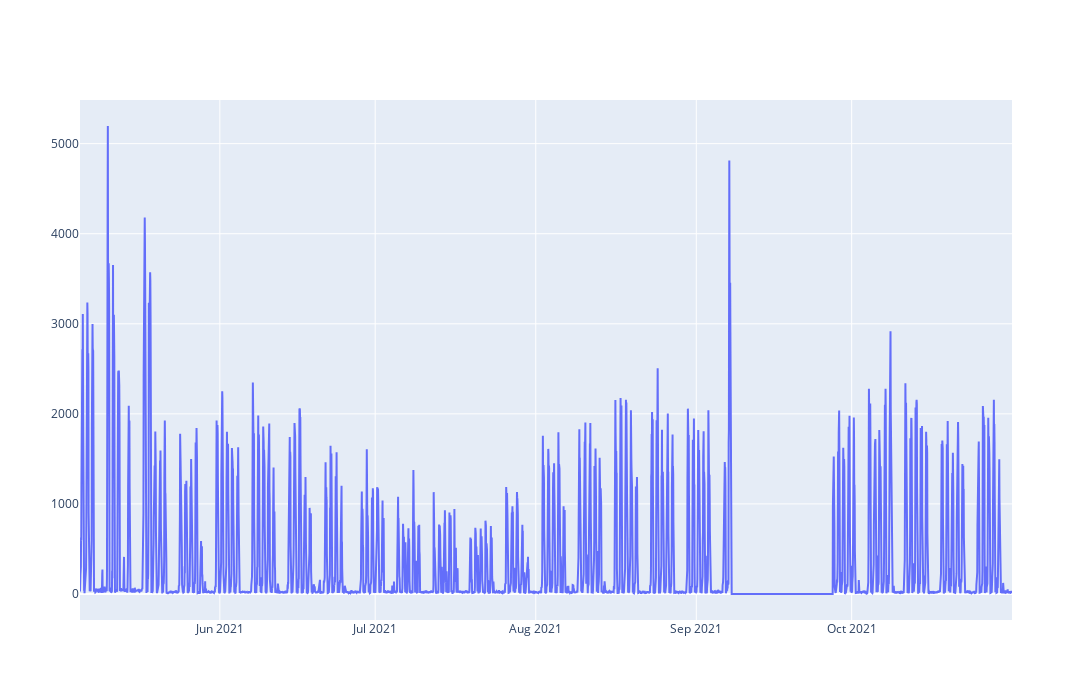

The cell this chart's notebook holds for it:
### Code cell
fig = go.Figure(data=[go.Scatter(x=df_events_day.index, y=df_events_day['value'])],
                layout=dict(height=700, width=1500))
fig.show()

### Figure 1 — Plotly figure (JSON) as saved in the notebook; plotly's stock layout.template omitted (floating-point values rounded to 4 significant figures; data arrays with more than 128 entries replaced by an {"elided": "..."} marker saying what was removed)
{"data": [{"type": "scatter", "x": {"elided": "4320 str values"}, "y": {"elided": "4320 int values"}}], "layout": {"height": 700, "width": 1500}}
